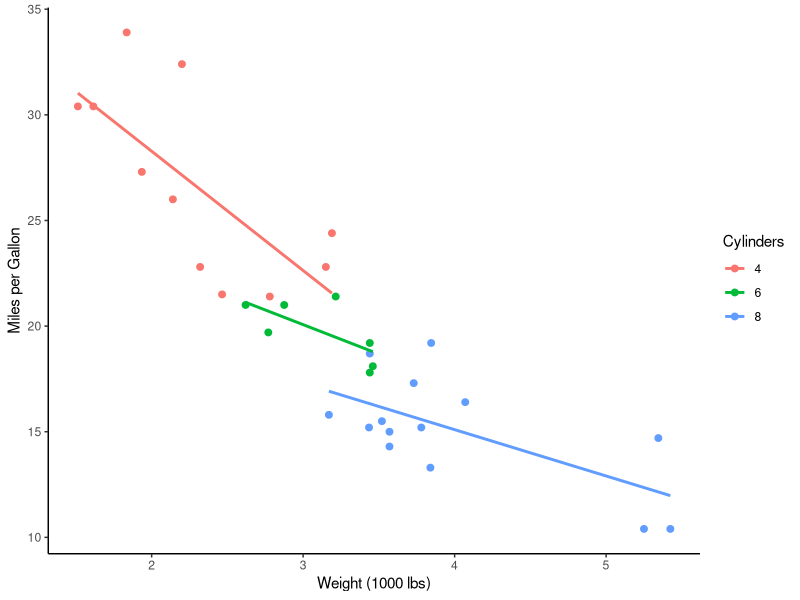
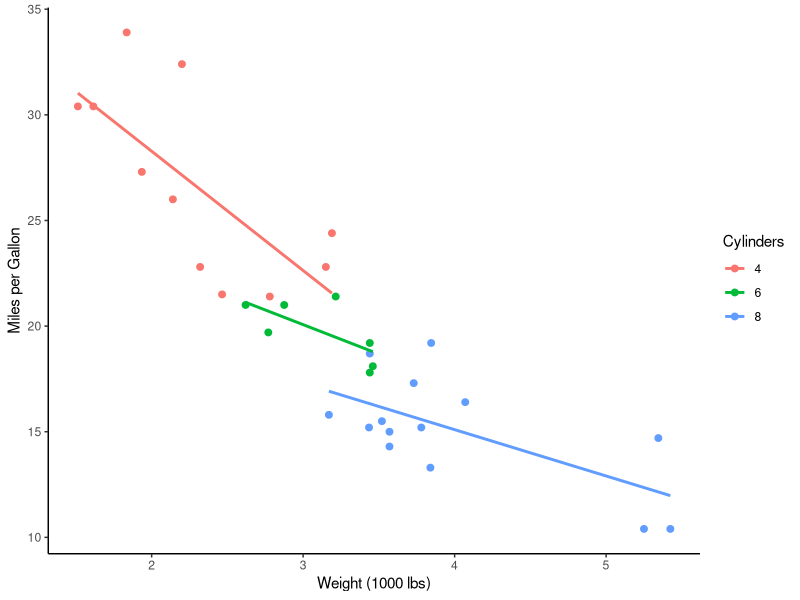
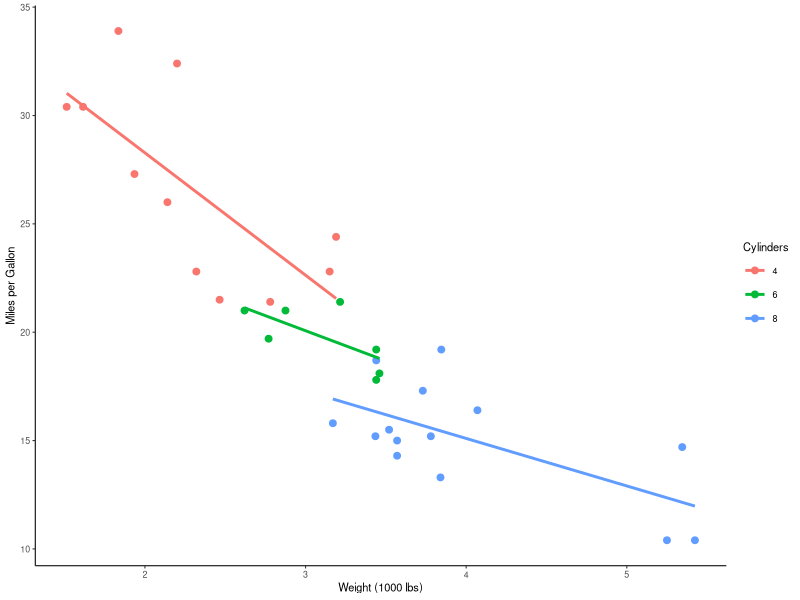
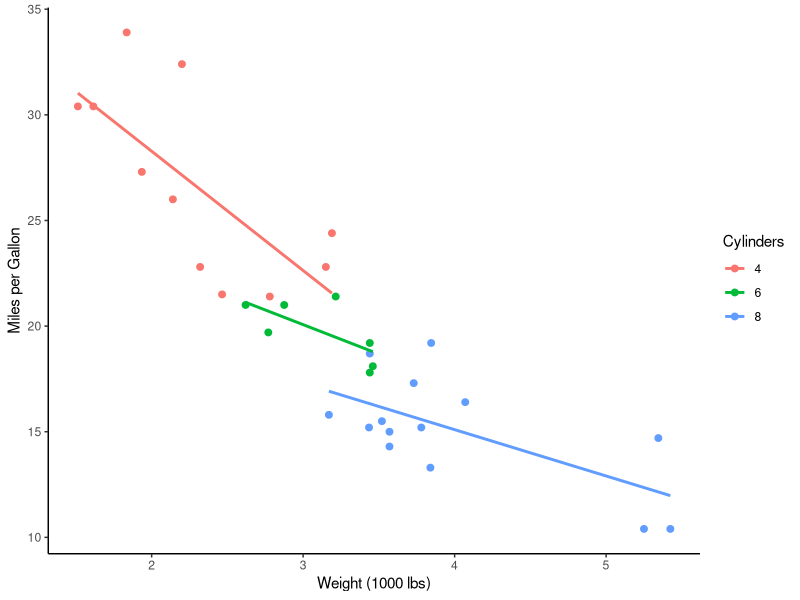
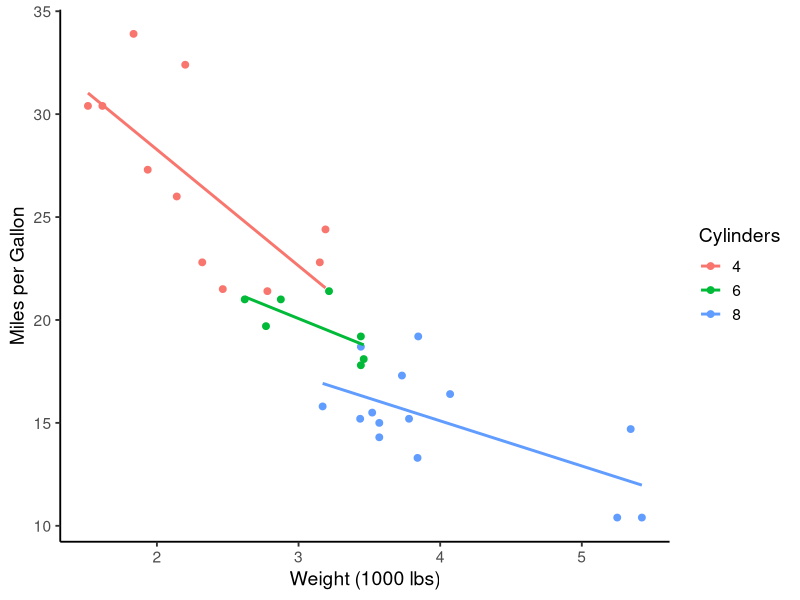

Reproduce these figures in R, in order.
## ---- chunk 1
#| label: setup-sizing
#| echo: false
#| eval: true
#| message: false
#| warning: false

library(ggplot2)
library(patchwork)

# Create the base plot used throughout
p <- ggplot(mtcars, aes(wt, mpg, color = factor(cyl))) +

  geom_point(size = 2) +
  geom_smooth(method = "lm", se = FALSE) +
  labs(x = "Weight (1000 lbs)", y = "Miles per Gallon",
       color = "Cylinders") +
  theme_classic()
## ---- chunk 2
#| label: sizing-demo-generate
#| echo: false
#| eval: true
#| output: false

# Save at different sizes to demonstrate the effect
ggsave("sources/sizing_small.svg", p, width = 3.5, height = 3)
ggsave("sources/sizing_large.svg", p, width = 7, height = 6)
## ---- chunk 3
#| label: base-size-demo-generate
#| echo: false
#| eval: true
#| output: false

# Save with different base_size values
ggsave("sources/sizing_base8.svg", p + theme_classic(base_size = 8), width = 3.5, height = 3)
ggsave("sources/sizing_base11.svg", p + theme_classic(base_size = 11), width = 3.5, height = 3)
ggsave("sources/sizing_base14.svg", p + theme_classic(base_size = 14), width = 3.5, height = 3)
